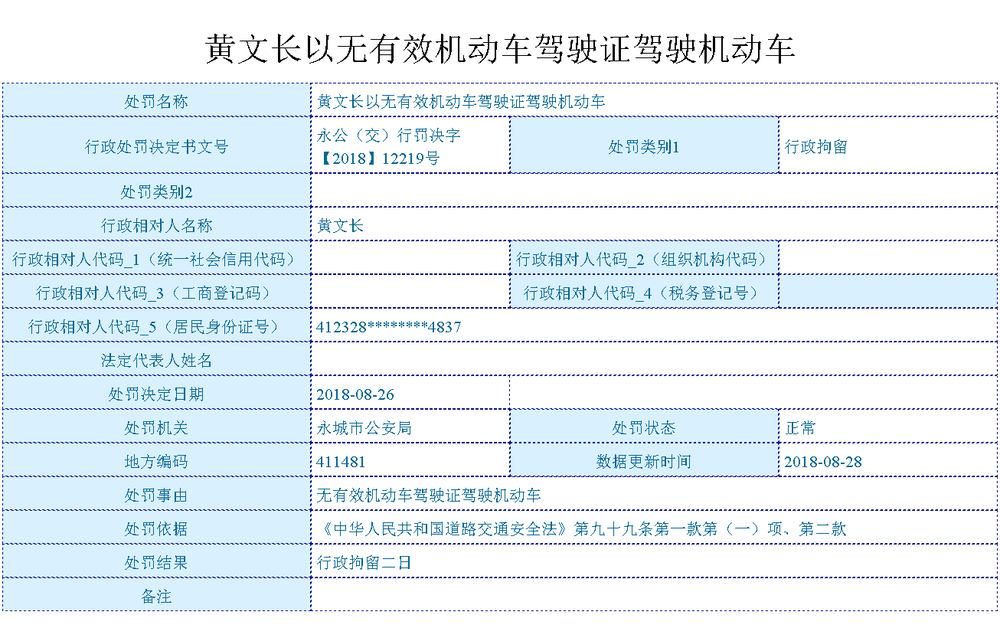
#> input picture KnowledgeMapping/OCR_Code/检测图片文字区域/1.png, 1000 x 628 px, shrunk from 1306 x 820 before the run
$ python '膨胀腐蚀方法.py' 1.png   (older library calls are emulated)
#> lines starting #> are read from the running program, lines starting #| are printed output that depends on the picture; after the words box and inside, x2 and y2 are one past the last pixel; in counts of white or black regions, pixels touching at a corner belong together
# coding:utf8

import sys

import cv2
import numpy as np


def preprocess(gray):
    # 1. Sobel算子，x方向求梯度
    sobel = cv2.Sobel(gray, cv2.CV_8U, 1, 0, ksize=3)
    # 2. 二值化
    ret, binary = cv2.threshold(sobel, 0, 255, cv2.THRESH_OTSU + cv2.THRESH_BINARY)

    # 3. 膨胀和腐蚀操作的核函数
    element1 = cv2.getStructuringElement(cv2.MORPH_RECT, (30, 9))
    element2 = cv2.getStructuringElement(cv2.MORPH_RECT, (24, 6))

    # 4. 膨胀一次，让轮廓突出
    dilation = cv2.dilate(binary, element2, iterations=1)

    # 5. 腐蚀一次，去掉细节，如表格线等。注意这里去掉的是竖直的线
    erosion = cv2.erode(dilation, element1, iterations=1)

    # 6. 再次膨胀，让轮廓明显一些
    dilation2 = cv2.dilate(erosion, element2, iterations=3)

    # 7. 存储中间图片
    cv2.imwrite("binary.png", binary)
    cv2.imwrite("dilation.png", dilation)
    cv2.imwrite("erosion.png", erosion)
    cv2.imwrite("dilation2.png", dilation2)

    return dilation2


def findTextRegion(img):
    region = []

    # 1. 查找轮廓
    _, contours, hierarchy = cv2.findContours(img, cv2.RETR_TREE, cv2.CHAIN_APPROX_SIMPLE)
    # [10 lines of commented-out code are left out]
    for i in range(len(contours)):
        cnt = contours[i]
        # 计算该轮廓的面积
        area = cv2.contourArea(cnt)

        # 面积小的都筛选掉
        if (area < 1000):
            continue

        # 轮廓近似，作用很小
        epsilon = 0.001 * cv2.arcLength(cnt, True)
        approx = cv2.approxPolyDP(cnt, epsilon, True)

        # 找到最小的矩形，该矩形可能有方向
        rect = cv2.minAreaRect(cnt)
        print("rect is: ")
        print(rect)

        # box是四个点的坐标
        box = cv2.boxPoints(rect)
        box = np.int0(box)

        # 计算高和宽
        height = abs(box[0][1] - box[2][1])
        width = abs(box[0][0] - box[2][0])

        # 筛选那些太细的矩形，留下扁的
        if (height > width * 1.2):
            continue

        region.append(box)

    return region


def detect(img):
    # 1.  转化成灰度图
    gray = cv2.cvtColor(img, cv2.COLOR_BGR2GRAY)

    # 2. 形态学变换的预处理，得到可以查找矩形的图片
    dilation = preprocess(gray)

    # 3. 查找和筛选文字区域
    region = findTextRegion(dilation)

    # 4. 用绿线画出这些找到的轮廓
    for box in region:
        cv2.drawContours(img, [box], 0, (0, 255, 0), 2)

    cv2.namedWindow("img", cv2.WINDOW_NORMAL)
    cv2.imshow("img", img)

    # 带轮廓的图片
    cv2.imwrite("contours.png", img)

    cv2.waitKey(0)
    cv2.destroyAllWindows()


if __name__ == '__main__':
    # 读取文件
    # imagePath = sys.argv[1]
    img = cv2.imread("1.png")
#> img is the input picture: shape (628, 1000, 3); mean B, G, R 248.6, 239.5, 229.7
    detect(img)
#> in detect, `gray = cv2.cvtColor(img, cv2.COLOR_BGR2GRAY)`:
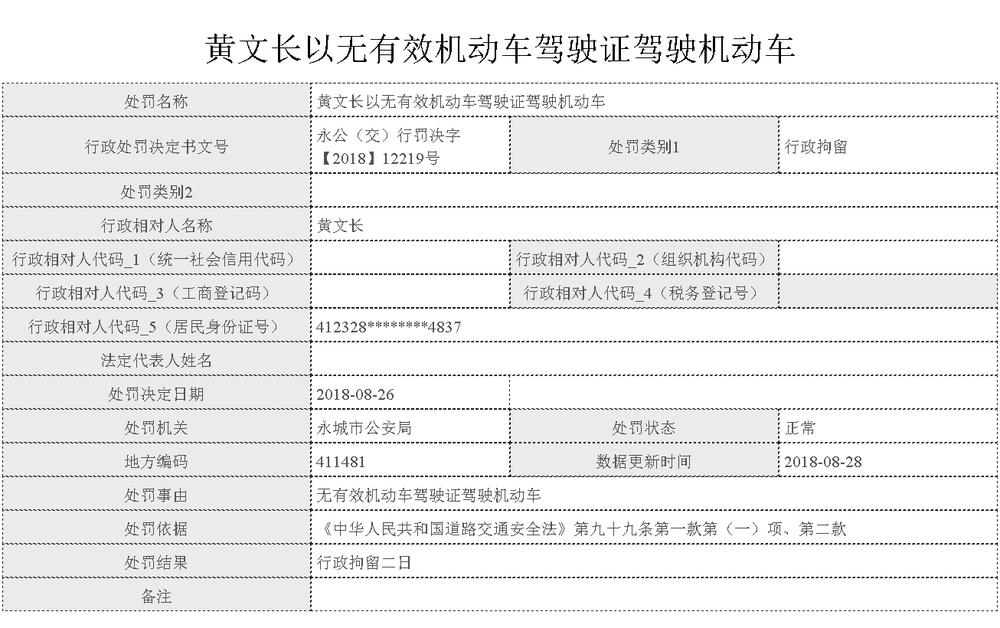
#> gray: shape (628, 1000); min 0, max 255, mean 237.6
#> in preprocess, `sobel = cv2.Sobel(gray, cv2.CV_8U, 1, 0, ksize=3)`:
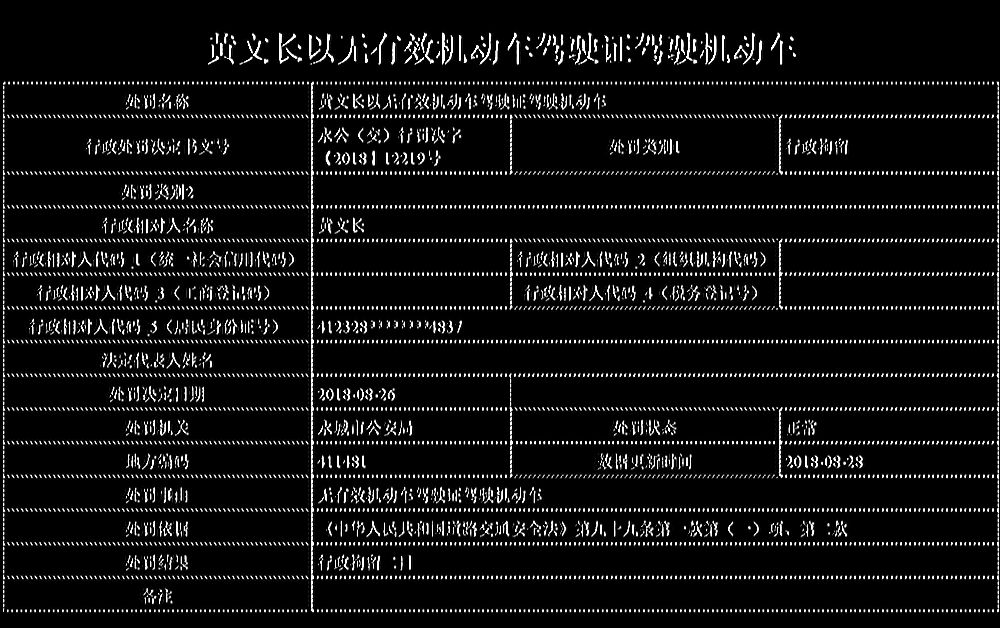
#> sobel: shape (628, 1000); min 0, max 255, mean 17.3
#> in preprocess, `ret, binary = cv2.threshold(sobel, 0, 255, cv2.THRESH_OTSU + cv2.THRES..`:
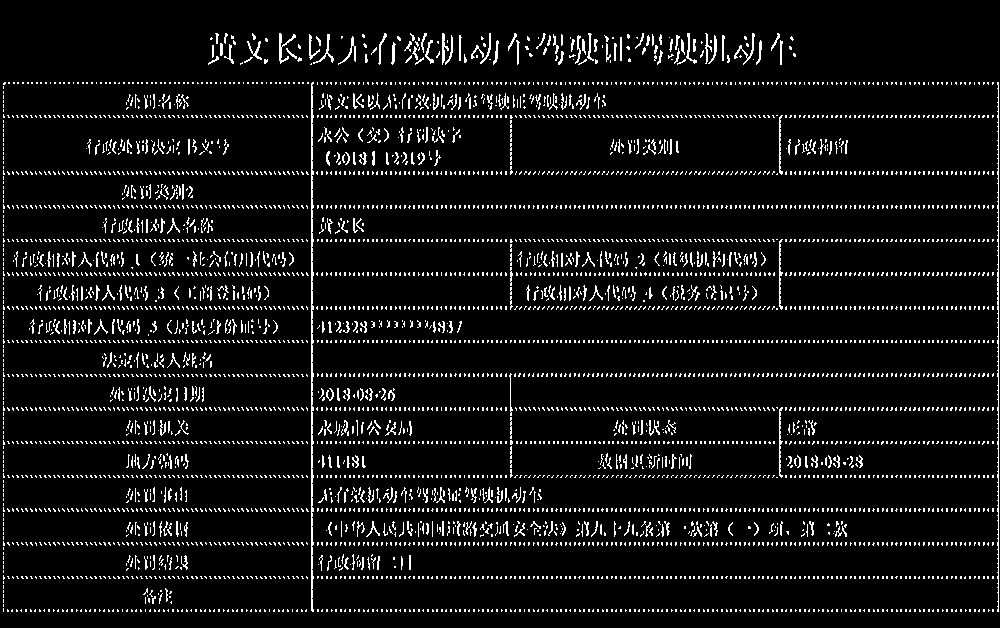
#> binary: shape (628, 1000); 6.8% white in thin lines or dots
#> in preprocess, `ret, binary = cv2.threshold(sobel, 0, 255, cv2.THRESH_OTSU + cv2.THRES..`: ret = 110
#> in preprocess, `dilation = cv2.dilate(binary, element2, iterations=1)`:
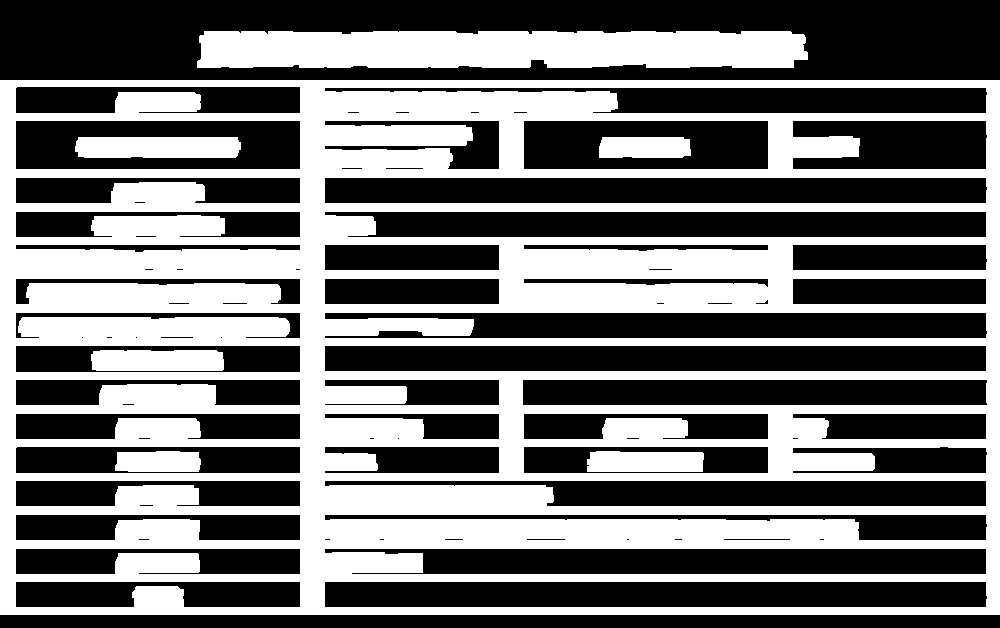
#> dilation: shape (628, 1000); 45.4% white; 7 white regions, largest, box (x1, y1, x2, y2) and area: (0, 80, 1000, 615) 251280, (197, 31, 808, 68) 21556, (75, 137, 241, 158) 3397
#> in preprocess, `erosion = cv2.erode(dilation, element1, iterations=1)`:
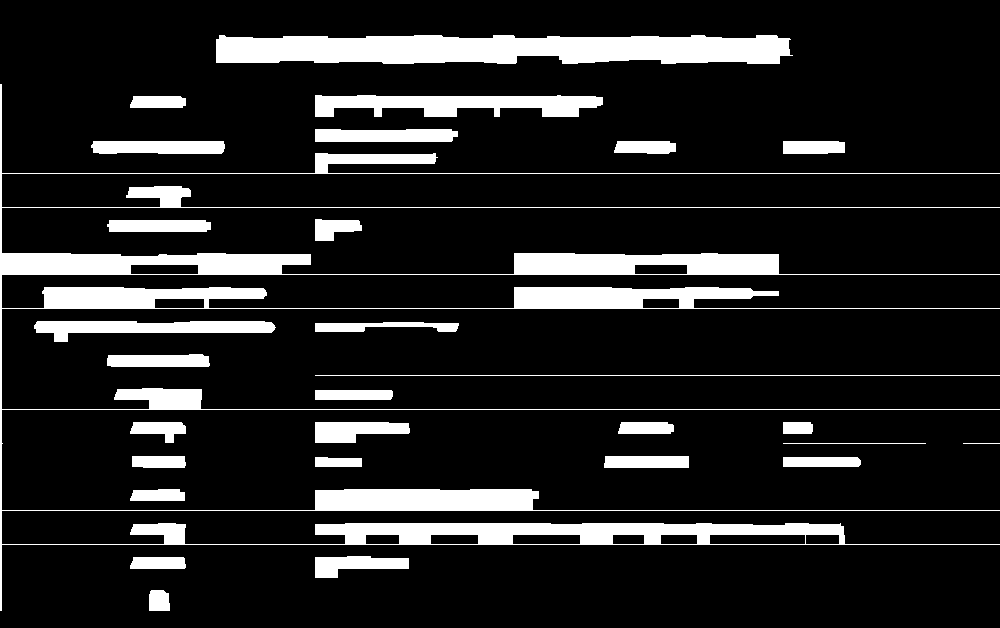
#> erosion: shape (628, 1000); 13.5% white; 29 white regions, largest, box (x1, y1, x2, y2) and area: (0, 84, 1000, 611) 42492, (216, 35, 793, 64) 14453, (315, 95, 603, 117) 4392
#> in preprocess, `dilation2 = cv2.dilate(erosion, element2, iterations=3)`:
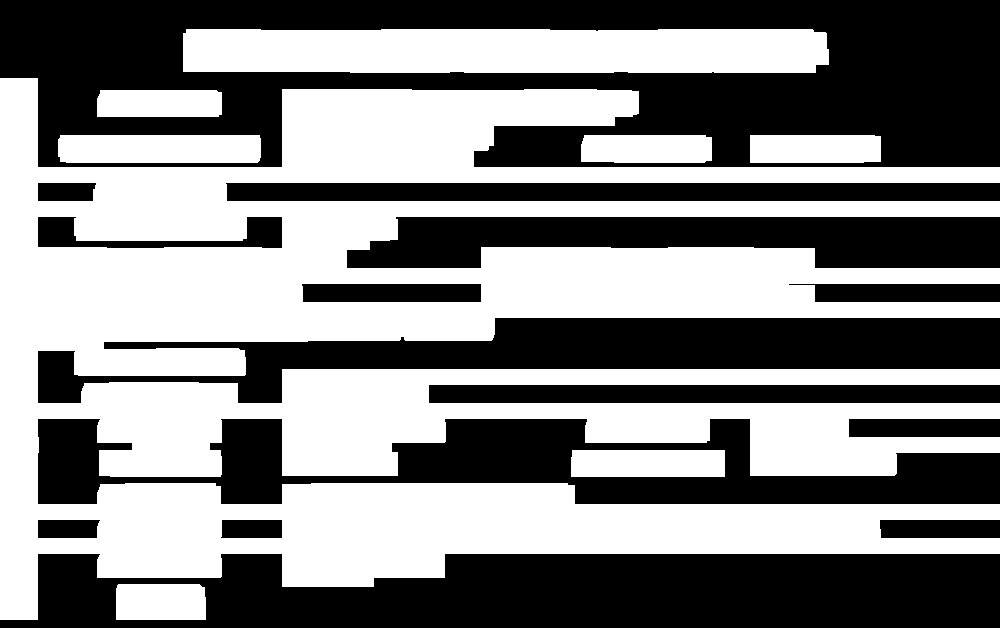
#> dilation2: shape (628, 1000); 51.6% white; 15 black regions
#> in findTextRegion, `_, contours, hierarchy = cv2.findContours(img, cv2.RETR_TREE, cv2.CHAI..`: contours = 13 contours; largest, box (x1, y1, x2, y2) and area: (0, 78, 1000, 620) 275795, (183, 29, 829, 73) 27114, (58, 135, 261, 163) 5422, (571, 450, 725, 477) 3972, (37, 216, 283, 249) 3562
#> the loop in findTextRegion, `for i in range(len(contours)):` made 13 passes
#> (area, epsilon, rect, box, height, width) on passes 1 to 6: (3088, 0.244, ((160.5, 601.5), (35, 89), -90), [[205, 619], [116, 619], [116, 584], [205, 584]], 35, 89), (3971.5, 0.357, ((647.5, 463), (26, 153), -90), [[724, 476], [571, 476], [571, 450], [724, 450]], 26, 153), (3488, 0.313, ((815, 148.5), (27, 130), -90), [[880, 162], [750, 162], [750, 135], [880, 135]], 27, 130), (3437.5, 0.31, ((646, 148.5), (27, 130), -90), [[711, 162], [581, 162], [581, 135], [711, 135]], 27, 130), (5422, 0.453, ((159, 148.5), (27, 202), -90), [[260, 162], [58, 162], [58, 135], [260, 135]], 27, 202), (3194, 0.296, ((159, 103), (26, 124), -90), [[221, 115], [97, 115], [97, 89], [221, 89]], 26, 124)
#> (printed output is left out)
#> after the loop in findTextRegion, `for i in range(len(contours)):`: region = 13 items
#> the loop in detect, `for box in region:` made 13 passes
#> box on passes 1 to 12: [[205, 619], [116, 619], [116, 584], [205, 584]], [[724, 476], [571, 476], [571, 450], [724, 450]], [[880, 162], [750, 162], [750, 135], [880, 135]], [[711, 162], [581, 162], [581, 135], [711, 135]], [[260, 162], [58, 162], [58, 135], [260, 135]], [[221, 115], [97, 115], [97, 89], [221, 89]], [[999, 619], [0, 619], [0, 78], [999, 78]], [[282, 538], [220, 538], [220, 519], [282, 519]], [[99, 537], [36, 537], [37, 518], [99, 518]], [[481, 302], [301, 302], [301, 283], [481, 283]], [[281, 248], [37, 248], [37, 216], [281, 216]], [[96, 201], [37, 201], [37, 182], [96, 182]]
#> after the loop in detect, `for box in region:`:
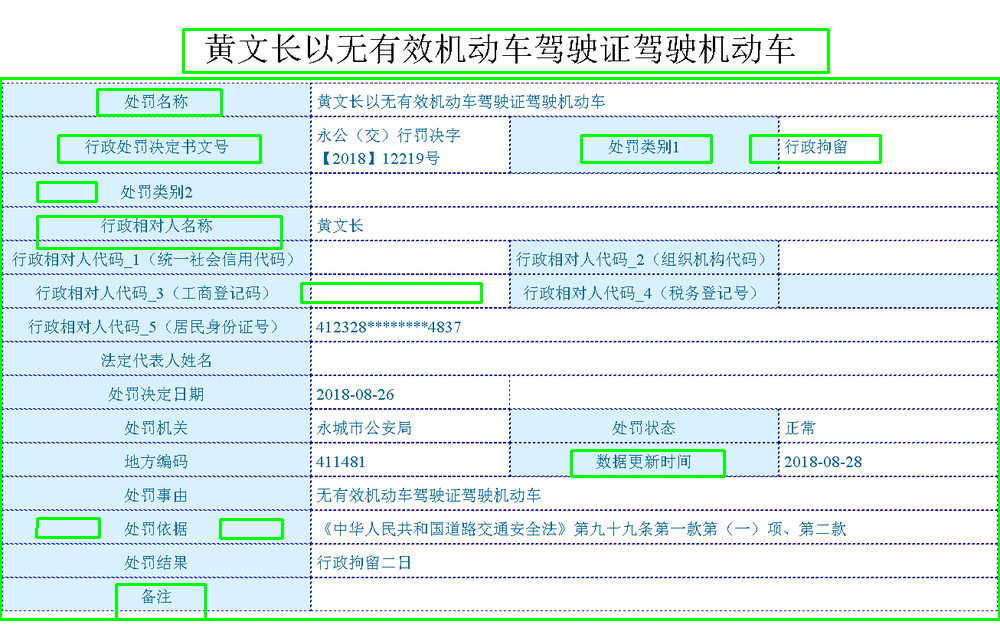
#> img: shape (628, 1000, 3); mean B, G, R 239.6, 239.8, 221.2

$ run again, with KnowledgeMapping/OCR_Code/检测图片文字区域/20150825170702263.png copied over KnowledgeMapping/OCR_Code/检测图片文字区域/1.png
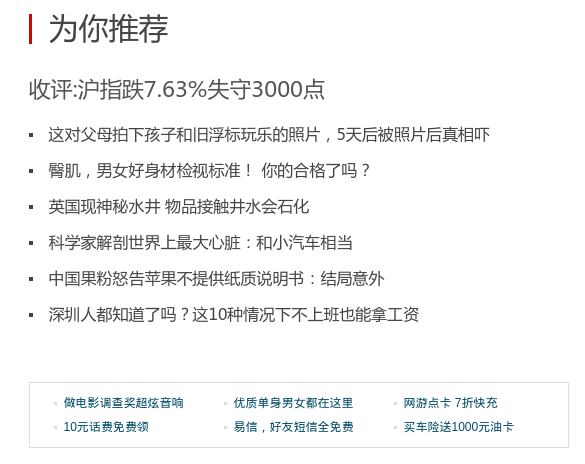
#> input picture KnowledgeMapping/OCR_Code/检测图片文字区域/20150825170702263.png, 585 x 464 px
#> img is the input picture: shape (464, 585, 3); mean B, G, R 245.1, 244.8, 244.3
#> in preprocess, `ret, binary = cv2.threshold(sobel, 0, 255, cv2.THRESH_OTSU + cv2.THRES..`:
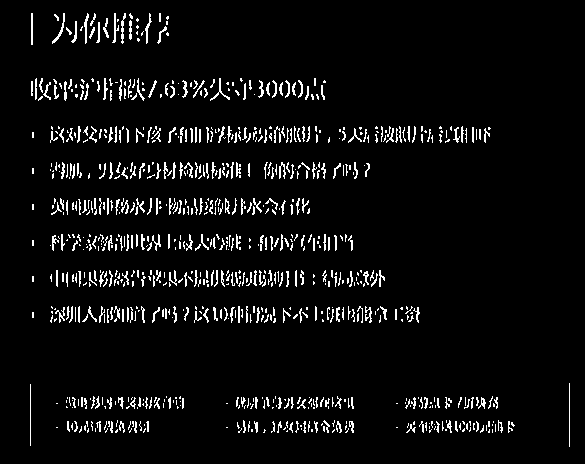
#> binary: shape (464, 585); 5.3% white in thin lines or dots, all inside (x1, y1, x2, y2) = (30, 13, 570, 447)
#> ret = 113
#> dilation: shape (464, 585); 29.1% white; 16 white regions, largest, box (x1, y1, x2, y2) and area: (21, 124, 503, 146) 10220, (21, 304, 432, 326) 8718, (20, 76, 338, 104) 8239
#> erosion: shape (464, 585); 14.5% white; 14 white regions, largest, box (x1, y1, x2, y2) and area: (36, 128, 488, 142) 5732, (36, 308, 417, 322) 4808, (35, 80, 323, 100) 4751
#> dilation2: shape (464, 585); 42.3% white; 9 white regions
#> contours = 9 contours; largest, box (x1, y1, x2, y2) and area: (37, 392, 547, 441) 22912, (3, 122, 524, 151) 14271, (3, 302, 453, 331) 12262, (2, 74, 359, 109) 11560, (3, 266, 419, 295) 11284
#> the loop in findTextRegion, `for i in range(len(contours)):` made 9 passes
#> (area, epsilon, rect, box, height, width) on passes 1 to 4: (22912, 1.2, ((291.5, 416), (48, 509), -90), [[545, 440], [37, 440], [37, 392], [545, 392]], 48, 508), (12262.5, 0.952, ((227.5, 316), (28, 449), -90), [[452, 330], [3, 330], [3, 302], [452, 302]], 28, 449), (11283.5, 0.881, ((210.5, 280), (28, 415), -90), [[418, 294], [3, 294], [3, 266], [418, 266]], 28, 415), (10482, 0.818, ((194.5, 244), (28, 383), -90), [[386, 258], [3, 258], [3, 230], [386, 230]], 28, 383)
#> (printed output is left out)
#> after the loop in findTextRegion, `for i in range(len(contours)):`: region = 9 items
#> the loop in detect, `for box in region:` made 9 passes
#> box on passes 1 to 8: [[545, 440], [37, 440], [37, 392], [545, 392]], [[452, 330], [3, 330], [3, 302], [452, 302]], [[418, 294], [3, 294], [3, 266], [418, 266]], [[386, 258], [3, 258], [3, 230], [386, 230]], [[343, 222], [3, 222], [3, 194], [343, 194]], [[403, 186], [3, 186], [3, 158], [403, 158]], [[522, 150], [3, 150], [3, 122], [522, 122]], [[358, 108], [2, 108], [2, 74], [358, 74]]
#> after the loop in detect, `for box in region:`:
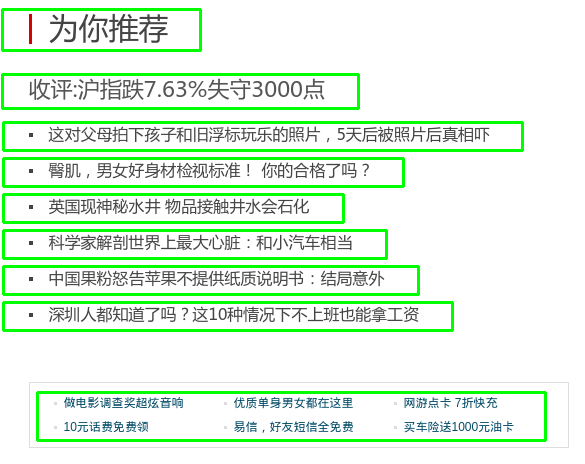
#> img: shape (464, 585, 3); mean B, G, R 223.3, 244.8, 222.6

$ run again, with KnowledgeMapping/OCR_Code/检测图片文字区域/46.jpg saved as KnowledgeMapping/OCR_Code/检测图片文字区域/1.png
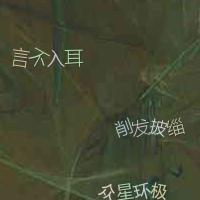
#> input picture KnowledgeMapping/OCR_Code/检测图片文字区域/46.jpg, 200 x 200 px
#> img is the input picture: shape (200, 200, 3); mean B, G, R 51.1, 73.8, 69.7
#> in preprocess, `ret, binary = cv2.threshold(sobel, 0, 255, cv2.THRESH_OTSU + cv2.THRES..`:
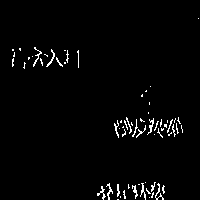
#> binary: shape (200, 200); 2.2% white in thin lines or dots, all inside (x1, y1, x2, y2) = (12, 18, 199, 200)
#> ret = 105
#> dilation: shape (200, 200); 17.2% white; 5 white regions, box (x1, y1, x2, y2) and area: (103, 110, 195, 141) 2356, (1, 45, 91, 72) 2178, (86, 180, 177, 200) 1676, (130, 84, 163, 108) 606, (187, 16, 200, 22) 78
#> erosion: shape (200, 200); 6.5% white; 3 white regions, box (x1, y1, x2, y2) and area: (119, 119, 181, 137) 930, (16, 50, 77, 66) 889, (104, 184, 163, 200) 800
#> dilation2: shape (200, 200); 24.5% white; 3 white regions
#> contours = 3 contours; box (x1, y1, x2, y2) and area: (86, 113, 200, 146) 3522, (0, 44, 113, 75) 3291, (71, 178, 199, 200) 2545
#> the loop in findTextRegion, `for i in range(len(contours)):` made 3 passes
#> (area, epsilon, rect, box, height, width) on passes 1 to 3: (2545, 0.291, ((134.5, 188.5), (21, 127), -90), [[198, 199], [71, 199], [71, 178], [198, 178]], 21, 127), (3521.5, 0.286, ((142.5, 129), (32, 113), -90), [[199, 145], [86, 145], [86, 113], [199, 113]], 32, 113), (3291, 0.283, ((56, 59), (30, 112), -90), [[112, 74], [0, 74], [0, 44], [112, 44]], 30, 112)
#> (printed output is left out)
#> after the loop in findTextRegion, `for i in range(len(contours)):`: region = [[[198, 199], [71, 199], [71, 178], [198, 178]], [[199, 145], [86, 145], [86, 113], [199, 113]], [[112, 74], [0, 74], [0, 44], [112, 44]]]
#> the loop in detect, `for box in region:` made 3 passes
#> box on passes 1 to 3: [[198, 199], [71, 199], [71, 178], [198, 178]], [[199, 145], [86, 145], [86, 113], [199, 113]], [[112, 74], [0, 74], [0, 44], [112, 44]]
#> after the loop in detect, `for box in region:`:
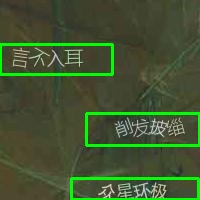
#> img: shape (200, 200, 3); mean B, G, R 48.1, 84.8, 65.7
